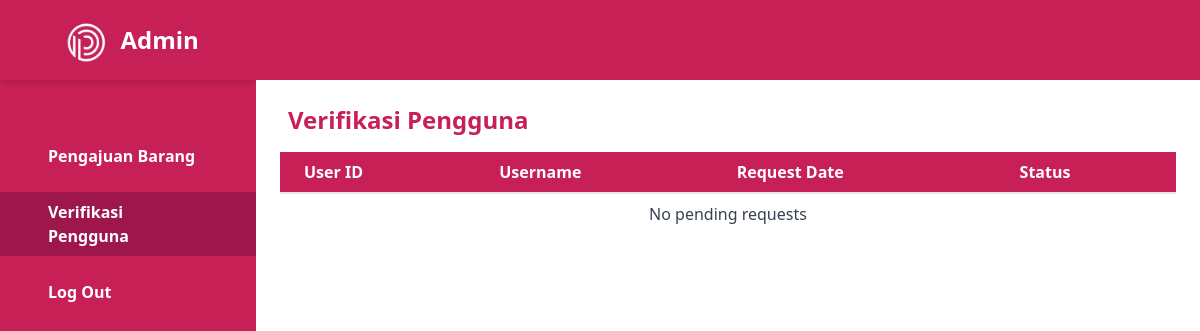
Page /verifikasipengguna.php on the earlier database version.
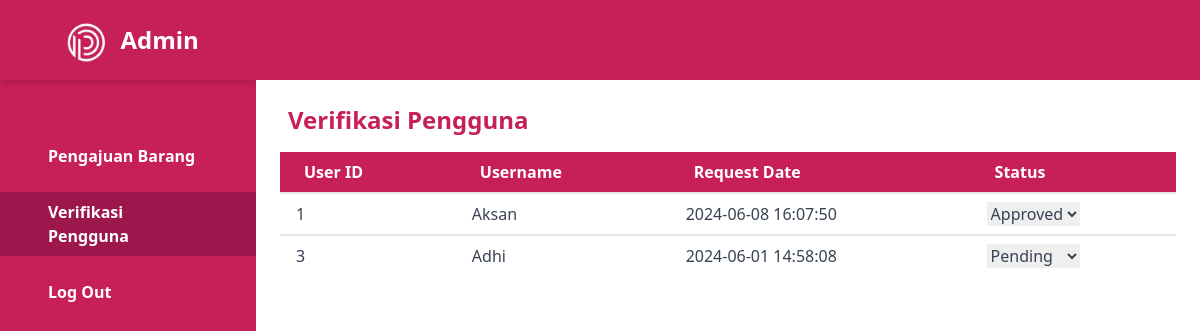
Same page on the later database version.
### tables this page shows
CREATE TABLE `user_verification` (
  `verification_id` int(11) NOT NULL,
  `user_id` int(11) NOT NULL,
  `request_date` datetime NOT NULL DEFAULT current_timestamp(),
  `status` enum('pending','approved','rejected') NOT NULL DEFAULT 'pending',
  `admin_id` int(11) DEFAULT NULL
);

CREATE TABLE `users` (
  `user_id` int(11) NOT NULL,
  `username` varchar(100) NOT NULL,
  `email` varchar(100) NOT NULL,
  `password` varchar(255) NOT NULL,
  `role` enum('penyewa','penyedia') NOT NULL
);

### src/verifikasipengguna.php (the view, shortened to what this page needs)
<!DOCTYPE html>
<html lang="en">
<head>
    <link href="https://cdn.jsdelivr.net/npm/tailwindcss@2.2.19/dist/tailwind.min.css" rel="stylesheet">
</head>
<body class="bg-primary font-sans leading-normal tracking-normal">
<div class="flex flex-col md:flex-row">
    <div class="flex flex-col w-full md:w-64 bg-custom text-white h-screen">
        <div class="flex items-center justify-center h-20 shadow-md">
            <img src="./asset/logo pp 1.png" alt="PartyPal Logo" class="h-12">
            <span class="ml-2 text-2xl font-bold">Admin</span>
        </div>
        <nav class="mt-10">
            <a href="pengajuanbarang.php" class="flex items-center mt-4 py-2 px-8 text-white hover:bg-pink-800">
                <span class="mx-4 font-bold">Pengajuan Barang</span>
            </a>
            <a href="#" class="flex items-center mt-4 py-2 px-8 bg-pink-800 text-white">
                <span class="mx-4 font-bold">Verifikasi Pengguna</span>
            </a>
            <a href="loginadmin.html" class="flex items-center mt-4 py-2 px-8 text-white hover:bg-pink-800">
                <span class="mx-4 font-bold">Log Out</span>
            </a>
        </nav>
    </div>
    <div class="flex flex-col flex-grow bg-white">
        <header class="flex items-center h-20 px-6 sm:px-10 bg-custom text-white">
        </header>
        <main class="flex-grow p-6">
            <h1 class="ml-2 text-2xl font-bold mb-4" style="color: #C72056;">Verifikasi Pengguna</h1>
            <div class="overflow-x-auto">
                <table class="min-w-full bg-white">
                    <thead>
                        <tr>
                            <th class="py-2 px-6 bg-custom text-left text-white">User ID</th>
                            <th class="py-2 px-6 bg-custom text-left text-white">Username</th>
                            <th class="py-2 px-6 bg-custom text-left text-white">Request Date</th>
                            <th class="py-2 px-6 bg-custom text-left text-white">Status</th>
                        </tr>
                    </thead>
                    <tbody class="text-gray-700">
                        <?php
                        include 'koneksi.php';
                        $sql = "SELECT uv.verification_id, uv.user_id, u.username, uv.request_date, uv.status
                                FROM user_verification uv
                                JOIN users u ON uv.user_id = u.user_id";
                        $result = $conn->query($sql);
                        if ($result->num_rows > 0) {
                            while($row = $result->fetch_assoc()) {
                                echo "<tr>";
                                echo "<td class='border-t-2 border-custom px-4 py-2'>" . $row['user_id'] . "</td>";
                                echo "<td class='border-t-2 border-custom px-4 py-2'>" . $row['username'] . "</td>";
                                echo "<td class='border-t-2 border-custom px-4 py-2'>" . $row['request_date'] . "</td>";
                                echo "<td class='border-t-2 border-custom px-4 py-2'>
                                      <select class='status-dropdown' data-id='" . $row['verification_id'] . "'>
                                          <option value='pending' " . ($row['status'] == 'pending' ? 'selected' : '') . ">Pending</option>
                                          <option value='approved' " . ($row['status'] == 'approved' ? 'selected' : '') . ">Approved</option>
                                          <option value='rejected' " . ($row['status'] == 'rejected' ? 'selected' : '') . ">Rejected</option>
                                      </select>
                                    </td>";
                                echo "</tr>";
                            }
                        } else {
                            echo "<tr><td colspan='4' class='border-t-2 border-custom px-4 py-2 text-center'>No pending requests</td></tr>";
                        }
                        ?>
                    </tbody>
                </table>
            </div>
        </main>
    </div>
</div>
<script src="https://cdn.jsdelivr.net/npm/tailwindcss@2.2.19/dist/tailwind.min.js"></script>
</body>
</html>

Differences in the rows shown:
added user_verification: user "1", user.username "Aksan", request_date "2024-06-08 16:07:50", status+verification_id "Approved"
added user_verification: user "3", user.username "Adhi", request_date "2024-06-01 14:58:08", status+verification_id "Pending"
Other differences:
text no longer shown: "No pending requests"
